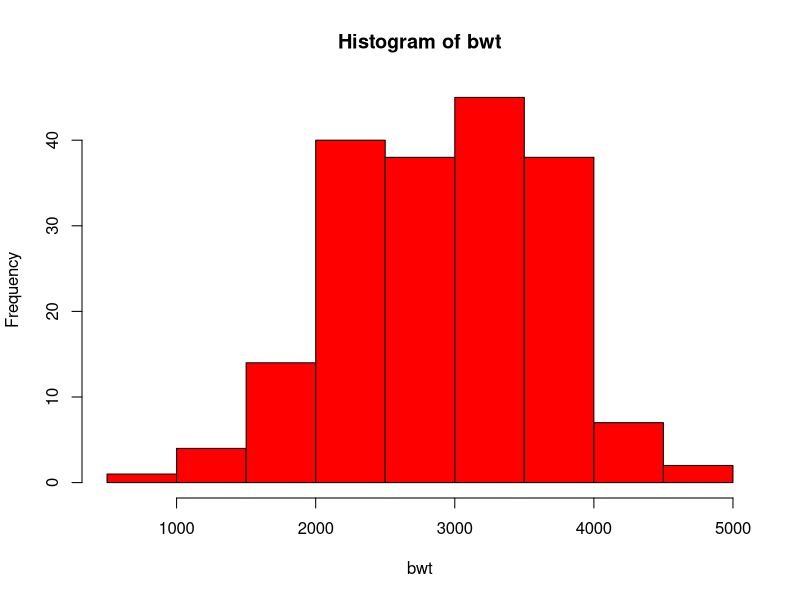
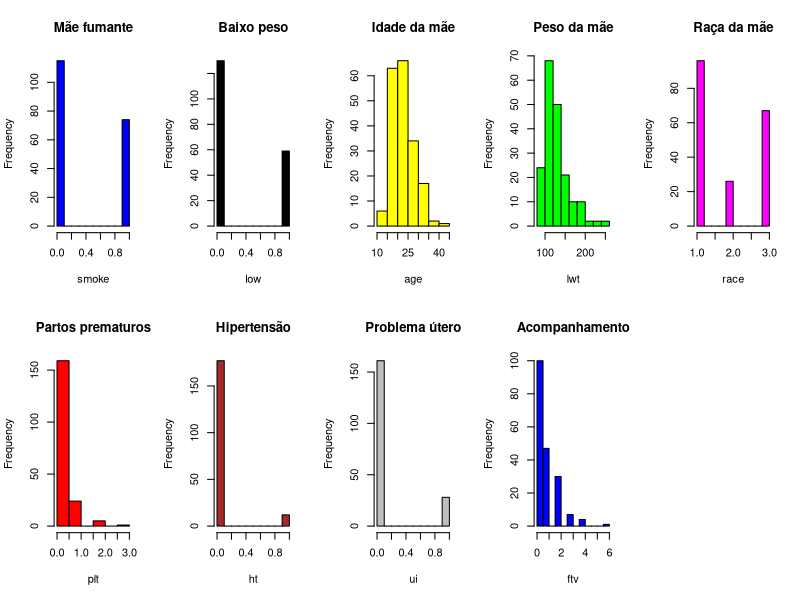

Source code (R) for these figures, in order:
## ---- chunk 1
library(MASS)
head(birthwt)
## ---- chunk 2
bwt <- birthwt$bwt
mean(bwt)
hist(bwt, col = 'red')
## ---- chunk 3
num_variables <- birthwt[,c('age','bwt','lwt','ptl','ftv')]
meanList <- lapply(num_variables,mean)
medianList <- lapply(num_variables,median)
stdevList <- lapply(num_variables,sd)

df <- data.frame(round(unlist(meanList),2), unlist(medianList), round(unlist(stdevList),2))
names(df) <- c('media','mediana','desvio padrao')
df
## ---- chunk 4
cat_variables <- birthwt[,c('low','smoke','ht','ui')]
modeList <- lapply(cat_variables,sum)

df <- data.frame(unlist(modeList))
df <- cbind(df, (nrow(birthwt) - df[,1]))
df <- cbind(df, round(df[,1] / nrow(birthwt),2))

names(df) <- c('sim', 'nao', 'proporcao')
df
## ---- chunk 5
race <- birthwt[,c('race')]
raceF <- summary(as.factor(race))

names(raceF) <- c('Branca', 'Negra', 'Outras')
raceF
## ---- chunk 6
par(mfrow=c(2,5))
hist(birthwt$smoke, col = 'blue', main = 'Mãe fumante', xlab = 'smoke')
hist(birthwt$low, col = 'black',  main = 'Baixo peso', xlab = 'low')
hist(birthwt$age, col = 'yellow', main = 'Idade da mãe', xlab = 'age')
hist(birthwt$lwt, col = 'green', main = 'Peso da mãe', xlab = 'lwt')

hist(birthwt$race, col = 'magenta', main = 'Raça da mãe', xlab = 'race')
hist(birthwt$ptl, col = 'red', main = 'Partos prematuros', xlab = 'plt')
hist(birthwt$ht, col = 'brown', main = 'Hipertensão', xlab = 'ht')
hist(birthwt$ui, col = 'gray', main = 'Problema útero', xlab = 'ui')
hist(birthwt$ftv, col = 'blue', main = 'Acompanhamento', xlab = 'ftv')
